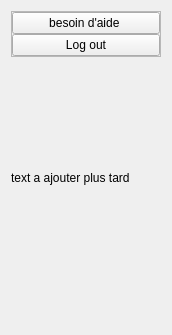
             <widget class="QWidget" name="page_2">
              <property name="geometry">
               <rect>
                <x>0</x>
                <y>0</y>
                <width>172</width>
                <height>335</height>
               </rect>
              </property>
              <attribute name="icon">
               <iconset>
                <normalon>../../../../equipe slim/Atelier_Connexion/Atelier_Connexion/icons/chevron-down.svg</normalon>
               </iconset>
              </attribute>
              <attribute name="label">
               <string>Menu 2</string>
              </attribute>
              <layout class="QVBoxLayout" name="verticalLayout_10">
               <item alignment="Qt::AlignmentFlag::AlignTop">
                <widget class="QFrame" name="frame_11">
                 <property name="frameShape">
                  <enum>QFrame::Shape::StyledPanel</enum>
                 </property>
                 <property name="frameShadow">
                  <enum>QFrame::Shadow::Raised</enum>
                 </property>
                 <layout class="QVBoxLayout" name="verticalLayout_11">
                  <property name="spacing">
                   <number>0</number>
                  </property>
                  <property name="leftMargin">
                   <number>0</number>
                  </property>
                  <property name="topMargin">
                   <number>0</number>
                  </property>
                  <property name="rightMargin">
                   <number>0</number>
                  </property>
                  <property name="bottomMargin">
                   <number>0</number>
                  </property>
                  <item>
                   <widget class="QPushButton" name="pushButton_14">
                    <property name="styleSheet">
                     <string notr="true">    QTabWidget::pane { 
        border: 0px solid #eae2b7; 
    }
    QTabBar::tab { 
        background:#eae2b7; 
        color: black; 
        padding: 8px; 
		border-radius: 0px; 
    }
    QTabBar::tab:selected { 
        background:#a48f66  ; 
        color:white; 
        font-weight: bold; 
    }
    QTabBar::tab:hover {
        background: #c0b49a ; 
    }
;
background-color: #f5f2db;
font: 900 italic 10pt &quot;Segoe UI&quot;;</string>
                    </property>
                    <property name="text">
                     <string>besoin d'aide </string>
                    </property>
                   </widget>
                  </item>
                  <item>
                   <widget class="QPushButton" name="pushButton_15">
                    <property name="styleSheet">
                     <string notr="true">    QTabWidget::pane { 
        border: 0px solid #eae2b7; 
    }
    QTabBar::tab { 
        background:#eae2b7; 
        color: black; 
        padding: 8px; 
		border-radius: 0px; 
    }
    QTabBar::tab:selected { 
        background:#a48f66  ; 
        color:white; 
        font-weight: bold; 
    }
    QTabBar::tab:hover {
        background: #c0b49a ; 
    }
;
background-color: #f5f2db;
font: 900 italic 10pt &quot;Segoe UI&quot;;</string>
                    </property>
                    <property name="text">
                     <string>Log out</string>
                    </property>
                   </widget>
                  </item>
                 </layout>
                </widget>
               </item>
               <item alignment="Qt::AlignmentFlag::AlignTop">
                <widget class="QLabel" name="label_4">
                 <property name="text">
                  <string>text a ajouter plus tard </string>
                 </property>
                 <property name="wordWrap">
                  <bool>true</bool>
                 </property>
                </widget>
               </item>
              </layout>
             </widget>
